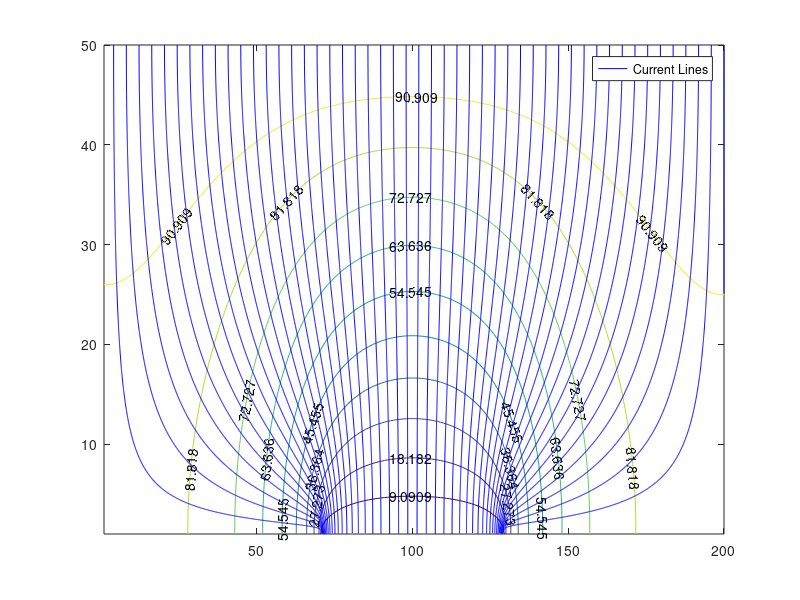

Recreate this plot in MATLAB.
N=50;
M=200;
V=zeros([N,M]);
ParMaille=1 ;%(N/M)**2
Eps= 1*10^(-20);
Ecart=1.0;
    V(41,1:70)= V(42,1:70);
    V(41,130:M)= V(42,130:M);
    V(39,1:70)= V(38,1:70);
    V(39,130:M)= V(38,130:M);
while Ecart>Eps
    Vprec=V;
    V(N,:)=100;
    
    V(:,1)=V(:,2);
    V(:,M)=V(:,M-1);
    %V(2:N-1,2:M-1)=(1/(2*(ParMaille+1)))*(ParMaille*(V(3:N,2:M-1)+V(1:N-2,2:M-1))+V(2:N-1,3:M)+V(2:N-1,1:M-2));
    V(2:N-1,2:M-1)=(4/20)*(V(3:N,2:M-1)+V(1:N-2,2:M-1)+V(2:N-1,3:M)+V(2:N-1,1:M-2))+(1/20)*(V(1:N-2,3:M)+V(1:N-2,1:M-2)+V(3:N,3:M)+V(3:N,1:M-2));
    
    V(1,1:70)= V(2,1:70);
    V(1,130:M)= V(2,130:M);
    
    Ecart = max(abs(V-Vprec));
end

x=1:1:N;
y=1:1:M;
[X,Y] = meshgrid(y,x)
[Ex,Ey] = gradient(V);
Ex=-Ex
Ey=-Ey
display("fini")
startx = linspace(0,200,50);
starty = (N)*ones(size(startx));
cont=contour(X,Y,V,'ShowText','on')
eq=streamline(X,Y,Ex,Ey,startx,starty)
set(eq,'linestyle','-')

hold on
h = zeros(1, 1);
h(1) = plot(NaN,NaN,'-b');
legend(h, 'Current Lines');